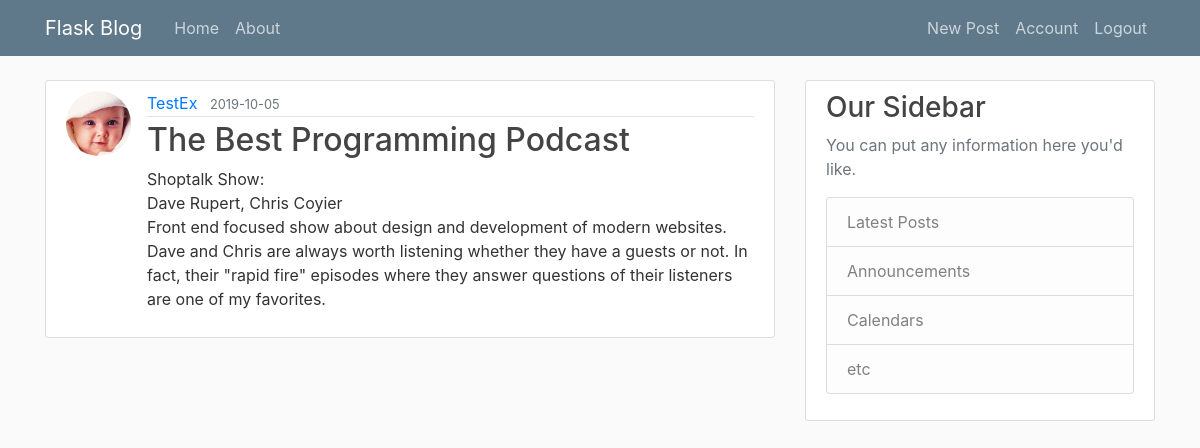
/post/11 (signed in), run on the app's committed database.
### flaskblog/models.py (models this page shows, shortened)
class User(db.Model, UserMixin):
    id = db.Column(db.Integer, primary_key=True)
    username = db.Column(db.String(20), unique=True, nullable=False)
    email = db.Column(db.String(120), unique=True, nullable=False)
    image_file = db.Column(db.String(20), nullable=False, default='default.jpg')
    password = db.Column(db.String(60), nullable=False)
    posts = db.relationship('Post', backref='author', lazy=True)

class Post(db.Model):
    id = db.Column(db.Integer, primary_key=True)
    title = db.Column(db.String(100), nullable=False)
    date_posted = db.Column(db.DateTime, nullable=False, default=datetime.utcnow)
    Content = db.Column(db.Text,nullable=False)
    user_id = db.Column(db.Integer, db.ForeignKey('user.id'), nullable=False)

### flaskblog/posts/routes.py (the view)
@posts.route("/post/<int:post_id>")
def post(post_id):
    post = Post.query.get_or_404(post_id)
    return render_template('post.html', title='post.title', post=post)

### flaskblog/models.py (called while the page is built)
@login_manager.user_loader
def load_user(user_id):
    return User.query.get(int(user_id))

### flaskblog/templates/post.html (shortened to what this page needs)
{% extends "layout.html" %}
    {% block content %}
        <article class="media content-section">
            <img class="rounded-circle article-img" src="{{ url_for('static', filename='profile_pics/'+ post.author.image_file)}}">
            <div class="media-body">
                <div class="article-metadata">
                  <a class="mr-2" href="{{ url_for('posts.user_posts', username=post.author.username)}}">{{ post.author.username }}</a>
                  <small class="text-muted">{{ post.date_posted.strftime('%Y-%m-%d') }}</small>
                </div>
                <h2 class="article-title">{{ post.title  }}</h2>
                <p class="article-content">{{ post.Content }}</p>
            </div>
        </article>
   {% endblock content %}

### flaskblog/static/main.css (style rules this page uses)
body { background: #fafafa; color: #333333; margin-top: 5rem; }
h1, h2, h3, h4, h5, h6 { color: #444444; }
.content-section { background: #ffffff; padding: 10px 20px; border: 1px solid #dddddd; border-radius: 3px; margin-bottom: 20px; }
.article-title { color: #444444; }
.article-content { white-space: pre-line; }
.article-img { height: 65px; width: 65px; margin-right: 16px; }
.article-metadata { padding-bottom: 1px; margin-bottom: 4px; border-bottom: 1px solid #e3e3e3 }

### data on the page
User: image_file (picture), author.username "TestEx"
Post: date_posted "2019-10-05", title "The Best Programming Podcast", Content "Shoptalk Show: Dave Rupert, Chris Coyier Front end focused show about design and development of modern websites. Dave and Chris are always worth listening whether they have a guests or not. In fact, their \"rapid fire\" episodes where they answer questions of their listeners are one of my favorites."
